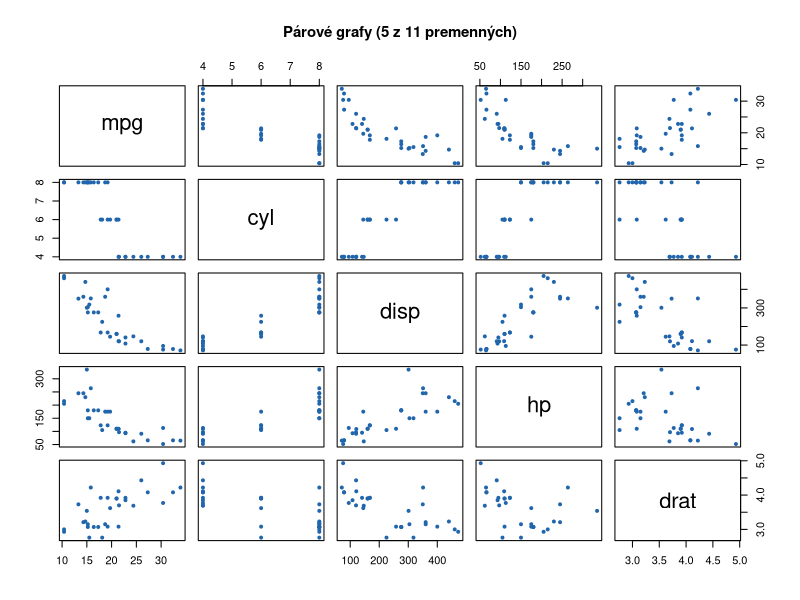
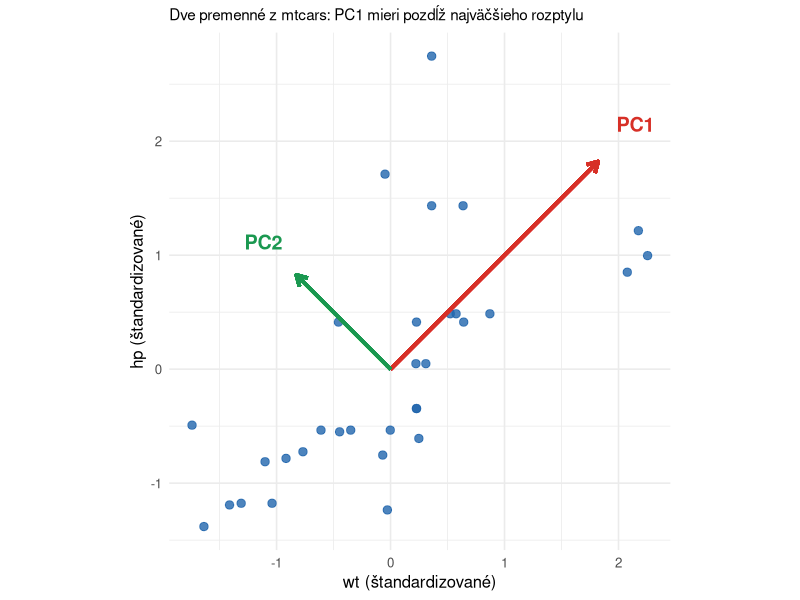
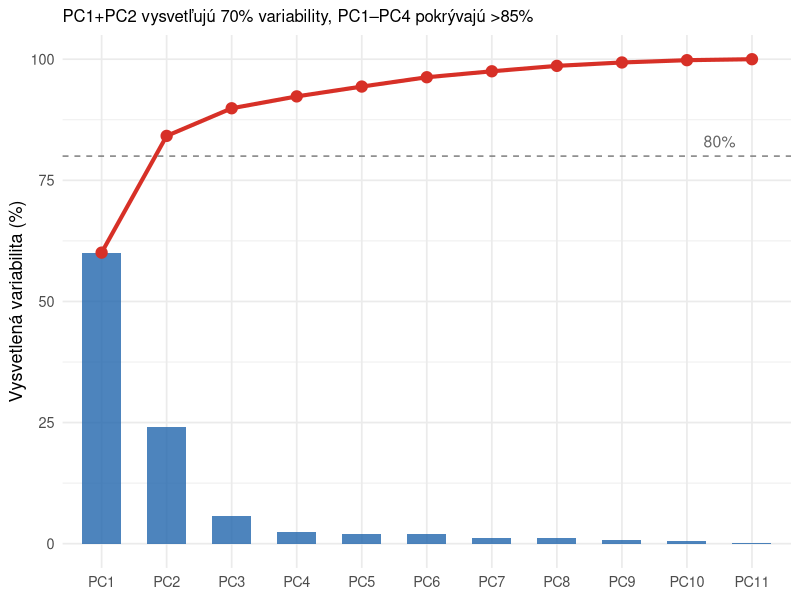
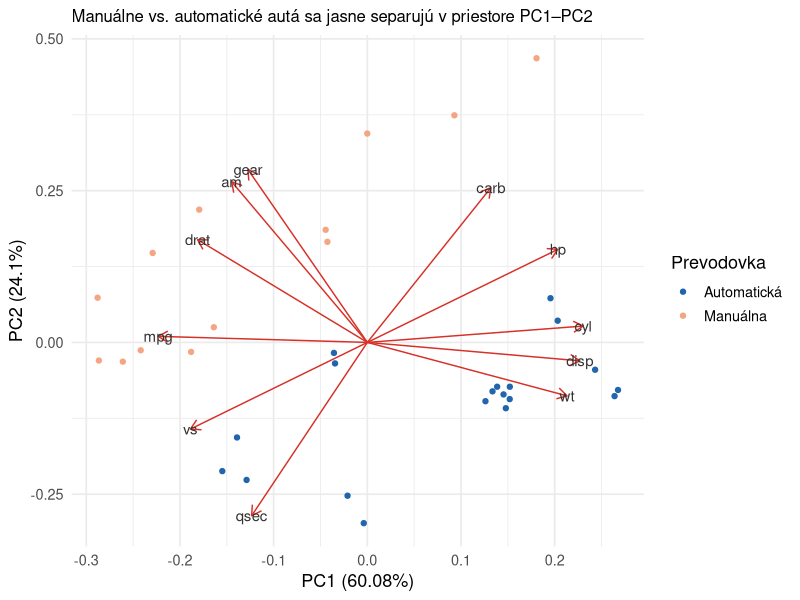
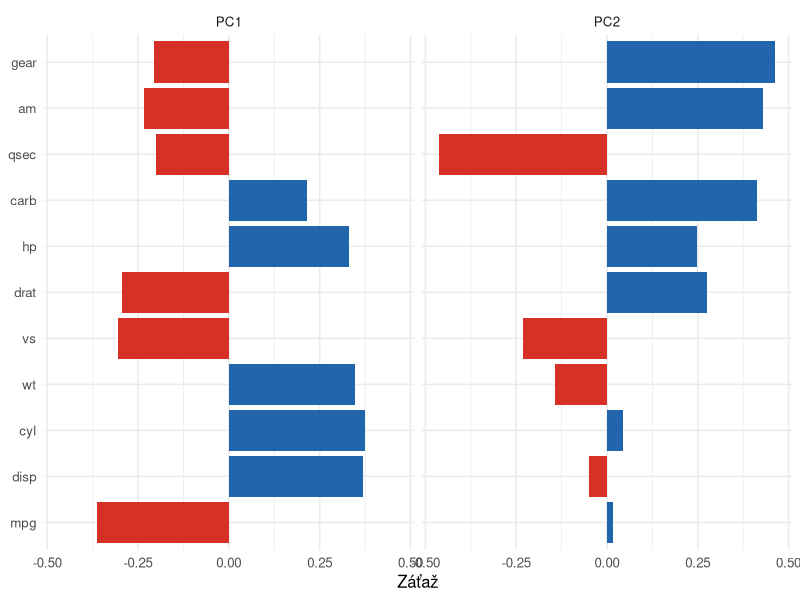

Recreate these plots in R, in order.
## ---- chunk 1
#| include: false
library(ggplot2)
library(ggfortify)
library(dplyr)
library(tidyr)
library(knitr)
library(kableExtra)

pca <- prcomp(mtcars, center = TRUE, scale. = TRUE)
lambda <- pca$sdev^2
pve <- lambda / sum(lambda) * 100
## ---- chunk 2
#| echo: false
#| fig-height: 3.8
#| fig-width: 5.5
pairs(mtcars[, 1:5],
      col = "#2166ac", pch = 19, cex = 0.6,
      main = "Párové grafy (5 z 11 premenných)",
      cex.main = 0.9)
## ---- chunk 3
#| echo: false
#| fig-height: 4.2
#| fig-width: 5.5
Z2 <- scale(mtcars[, c("wt", "hp")])
p2 <- prcomp(Z2)
arr <- p2$rotation %*% diag(p2$sdev) * 2
df2 <- as.data.frame(Z2)

ggplot(df2, aes(wt, hp)) +
  geom_point(color = "#2166ac", size = 2.5, alpha = 0.8) +
  geom_segment(x = 0, y = 0, xend = arr[1, 1], yend = arr[2, 1],
               arrow = grid::arrow(length = grid::unit(0.3, "cm")),
               color = "#d73027", linewidth = 1.2) +
  geom_segment(x = 0, y = 0, xend = arr[1, 2], yend = arr[2, 2],
               arrow = grid::arrow(length = grid::unit(0.3, "cm")),
               color = "#1a9850", linewidth = 1.2) +
  annotate("text", x = arr[1, 1] * 1.18, y = arr[2, 1] * 1.18,
           label = "PC1", color = "#d73027", fontface = "bold", size = 5) +
  annotate("text", x = arr[1, 2] * 1.35, y = arr[2, 2] * 1.35,
           label = "PC2", color = "#1a9850", fontface = "bold", size = 5) +
  coord_equal() +
  labs(x = "wt (štandardizované)", y = "hp (štandardizované)",
       title = "Dve premenné z mtcars: PC1 mieri pozdĺž najväčšieho rozptylu") +
  theme_minimal(base_size = 12) +
  theme(plot.title = element_text(size = 11))
## ---- chunk 4
#| echo: false
kable(head(mtcars, 6), digits = 1) |>
  kable_styling(font_size = 16, full_width = TRUE,
                bootstrap_options = c("striped", "hover"))
## ---- chunk 5
#| output-location: column
#| code-line-numbers: "|1-3|5-6|8-13"
pca <- prcomp(mtcars,
              center = TRUE,
              scale. = TRUE)

lambda <- pca$sdev^2
pve <- lambda / sum(lambda) * 100

data.frame(
  PC = paste0("PC", 1:5),
  Eigenvalue = round(lambda[1:5], 2),
  PVE = round(pve[1:5], 2),
  Cumulative = round(cumsum(pve)[1:5], 2)
)
## ---- chunk 6
#| echo: false
#| fig-height: 4.5
#| fig-width: 10
df <- data.frame(
  PC = factor(paste0("PC", 1:11), levels = paste0("PC", 1:11)),
  PVE = pve,
  Cumul = cumsum(pve)
)
ggplot(df, aes(x = PC)) +
  geom_col(aes(y = PVE), fill = "#2166ac", alpha = 0.8, width = 0.6) +
  geom_line(aes(y = Cumul, group = 1), color = "#d73027", linewidth = 1.4) +
  geom_point(aes(y = Cumul), color = "#d73027", size = 3.5) +
  geom_hline(yintercept = 80, linetype = "dashed", color = "gray50") +
  annotate("text", x = 10.5, y = 83, label = "80%", color = "gray40", size = 4) +
  labs(y = "Vysvetlená variabilita (%)", x = NULL,
       title = "PC1+PC2 vysvetľujú 70% variability, PC1–PC4 pokrývajú >85%") +
  theme_minimal(base_size = 13) +
  theme(plot.title = element_text(size = 12))
## ---- chunk 7
#| echo: false
#| fig-height: 4.5
#| fig-width: 10
mtcars2 <- mtcars |>
  mutate(transmission = factor(am, labels = c("Automatická", "Manuálna")))

autoplot(pca, data = mtcars2,
         colour = "transmission",
         loadings = TRUE,
         loadings.label = TRUE,
         loadings.label.size = 3.8,
         loadings.colour = "#d73027",
         loadings.label.colour = "#333333") +
  scale_color_manual(values = c("#2166ac", "#f4a582")) +
  labs(color = "Prevodovka",
       title = "Manuálne vs. automatické autá sa jasne separujú v priestore PC1–PC2") +
  theme_minimal(base_size = 13) +
  theme(plot.title = element_text(size = 12))
## ---- chunk 8
#| echo: false
#| fig-height: 4
#| fig-width: 6
as.data.frame(pca$rotation[,1:2]) |>
  mutate(var = rownames(pca$rotation)) |>
  pivot_longer(-var, names_to = "PC", values_to = "loading") |>
  ggplot(aes(reorder(var, abs(loading)), loading, fill = loading > 0)) +
  geom_col(show.legend = FALSE) +
  facet_wrap(~PC) +
  coord_flip() +
  scale_fill_manual(values = c("#d73027", "#2166ac")) +
  theme_minimal(base_size = 12) +
  labs(x = NULL, y = "Záťaž")
